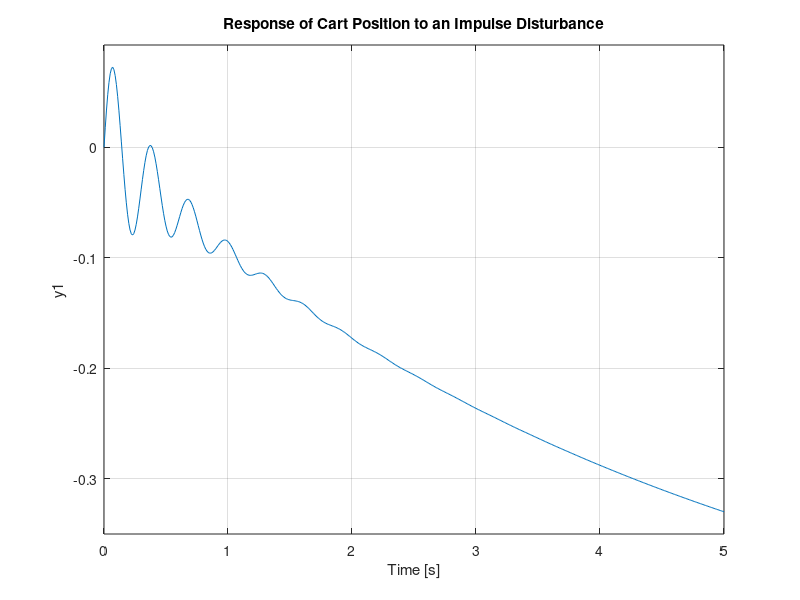

Here is the MATLAB script that generated this plot:
M = 0.5;
m = 0.2;
b = 0.1;
I = 0.006;
g = 9.8;
l = 0.3;
q = (M+m)*(I+m*l^2)-(m*l)^2;
s = tf('s');
P_pend = (m*l*s/q)/(s^3 + (b*(I + m*l^2))*s^2/q - ((M + m)*m*g*l)*s/q - b*m*g*l/q) %from fbd%
kp = 100;
kd = 20;
ki = 1;
C = pid(kp,kd,ki);
T = feedback(P_pend,C); %calculates closed loop tf %
t=0:0.01:10;
impulse(T,t)
axis([0, 10, -2, 10]);
title({'Response of Pendulum Position to an Impulse Disturbance'});
P_cart = (((I+m*l^2)/q)*s^2 - (m*g*l/q))/(s^4 + (b*(I + m*l^2))*s^3/q - ((M + m)*m*g*l)*s^2/q - b*m*g*l*s/q)
T2 = feedback(1,P_pend*C)*P_cart;
t = 0:0.01:5;
impulse(T2, t)
title({'Response of Cart Position to an Impulse Disturbance'});